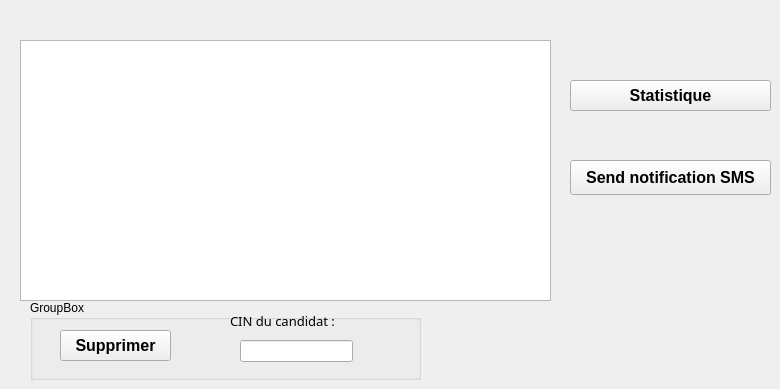
          <widget class="QWidget" name="tab_22">
           <attribute name="title">
            <string>Afficher</string>
           </attribute>
           <widget class="QTableView" name="tableView_2">
            <property name="geometry">
             <rect>
              <x>20</x>
              <y>40</y>
              <width>531</width>
              <height>261</height>
             </rect>
            </property>
           </widget>
           <widget class="QPushButton" name="stat_2">
            <property name="geometry">
             <rect>
              <x>570</x>
              <y>80</y>
              <width>201</width>
              <height>31</height>
             </rect>
            </property>
            <property name="font">
             <font>
              <family>Microsoft JhengHei UI</family>
              <pointsize>12</pointsize>
              <weight>75</weight>
              <bold>true</bold>
             </font>
            </property>
            <property name="text">
             <string>Statistique</string>
            </property>
           </widget>
           <widget class="QGroupBox" name="groupBox_11">
            <property name="geometry">
             <rect>
              <x>30</x>
              <y>300</y>
              <width>391</width>
              <height>80</height>
             </rect>
            </property>
            <property name="title">
             <string>GroupBox</string>
            </property>
            <widget class="QPushButton" name="pb_supprimer_2">
             <property name="geometry">
              <rect>
               <x>30</x>
               <y>30</y>
               <width>111</width>
               <height>31</height>
              </rect>
             </property>
             <property name="font">
              <font>
               <family>Microsoft JhengHei UI</family>
               <pointsize>12</pointsize>
               <weight>75</weight>
               <bold>true</bold>
              </font>
             </property>
             <property name="text">
              <string>Supprimer</string>
             </property>
            </widget>
            <widget class="QLineEdit" name="cin_supp">
             <property name="geometry">
              <rect>
               <x>210</x>
               <y>40</y>
               <width>113</width>
               <height>22</height>
              </rect>
             </property>
            </widget>
            <widget class="QLabel" name="label_83">
             <property name="geometry">
              <rect>
               <x>200</x>
               <y>10</y>
               <width>131</width>
               <height>21</height>
              </rect>
             </property>
             <property name="font">
              <font>
               <family>Segoe MDL2 Assets</family>
               <pointsize>10</pointsize>
              </font>
             </property>
             <property name="text">
              <string>CIN du candidat :</string>
             </property>
            </widget>
           </widget>
           <widget class="QPushButton" name="pb_sms">
            <property name="geometry">
             <rect>
              <x>570</x>
              <y>160</y>
              <width>201</width>
              <height>35</height>
             </rect>
            </property>
            <property name="font">
             <font>
              <family>Microsoft JhengHei UI</family>
              <pointsize>12</pointsize>
              <weight>75</weight>
              <bold>true</bold>
             </font>
            </property>
            <property name="text">
             <string>Send notification SMS</string>
            </property>
           </widget>
          </widget>
